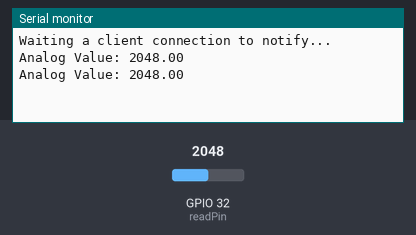
Recording of a sketch running on a simulated ESP32. Parts: the last lines printed to the serial monitor. Inputs (shaded band) come from the test bench; at power-on: GPIO 32 (readPin) = 2048. Nothing arrives over Bluetooth unless stated; a phone connects over Bluetooth LE 3 s after start.

Above: at 4.8 s.
4.9 s: GPIO 32 (readPin) set to 2866
At 5.4 s:
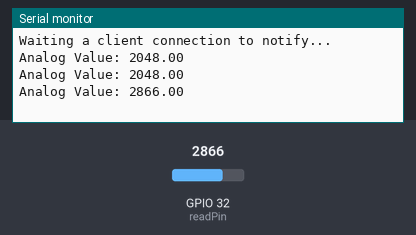
6.5 s: GPIO 32 (readPin) set to 3603
At 7.8 s:
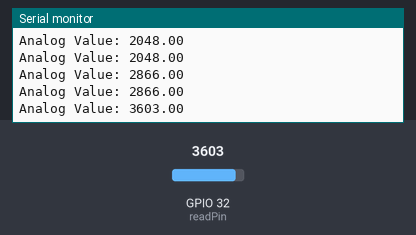
Timing chart, 0 to 9.5 s (numbered marks = the images above; inputs shaded):
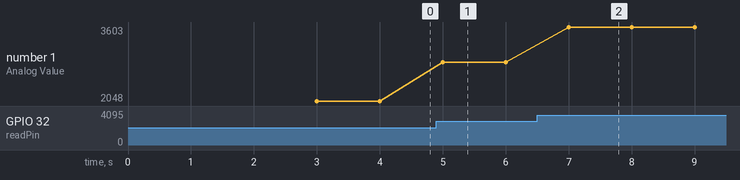

Measured:
- after the input at 4.9 s, the serial monitor: prints a new line after 0.10 s (image 1)
- after the input at 6.5 s, the serial monitor: prints a new line after 0.50 s (image 2)
- plotted number 1: 2048 → 2866 after the input at 4.9 s, 2866 → 3603 after the input at 6.5 s

The sketch:

ESP32_BLE_AnalogRead.ino
```cpp
#include <BLEDevice.h>
#include <BLEServer.h>
#include <BLEUtils.h>

// See the following for generating UUIDs:
// https://www.uuidgenerator.net/

#define SERVICE_UUID        "4fafc201-1fb5-459e-8fcc-c5c9c331914b" // Service UUID
#define CHARACTERISTIC_UUID "beb5483e-36e1-4688-b7f5-ea07361b26a8" // Characteristic UUID
BLECharacteristic *pCharacteristic; // Metadaten für BLE
bool deviceConnected = false;       // BLE Connection Status
float analogValue = 0;              // Analog Value
const int readPin = 32;             // Analog-Pin

class MyServerCallbacks: public BLEServerCallbacks {
    void onConnect(BLEServer* pServer) {
      deviceConnected = true;
    };

    void onDisconnect(BLEServer* pServer) {
      deviceConnected = false;
    }
};

void setup() {
  Serial.begin(115200); // Serial-Monitor
  BLEDevice::init("ESP32 AnalogRead"); // Erzeuge BLE-Device mit Name
  // Create BLE Server
  BLEServer *pServer = BLEDevice::createServer();
  pServer->setCallbacks(new MyServerCallbacks());
  // Create BLE Service
  BLEService *pService = pServer->createService(SERVICE_UUID);
  // Create BLE Characteristic
  pCharacteristic = pService->createCharacteristic(
                      CHARACTERISTIC_UUID,
                      BLECharacteristic::PROPERTY_READ |
                      BLECharacteristic::PROPERTY_WRITE
                    );
  // Start service
  pService->start();
  // Start advertising
  pServer->getAdvertising()->start();
  Serial.println("Waiting a client connection to notify...");
}

void loop() {
  if (deviceConnected) {
    analogValue = analogRead(readPin); // Analoger Wert

    // Convert value to char-Array
    char analogString[8]; // Buffer
    dtostrf(analogValue, 1, 2, analogString); // value, min width, digits, char buffer
    pCharacteristic->setValue(analogString);
    pCharacteristic->notify(); // Sends value to app
    Serial.print("Analog Value: ");
    Serial.println(analogValue);
  }
  delay(1000);
}
```
